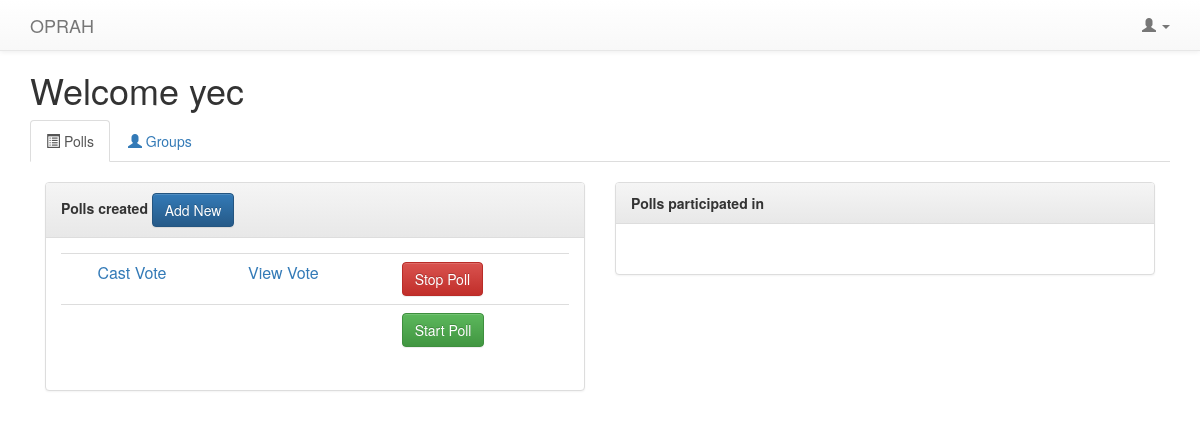
The page /polls/ (signed in) on the database as committed earlier.
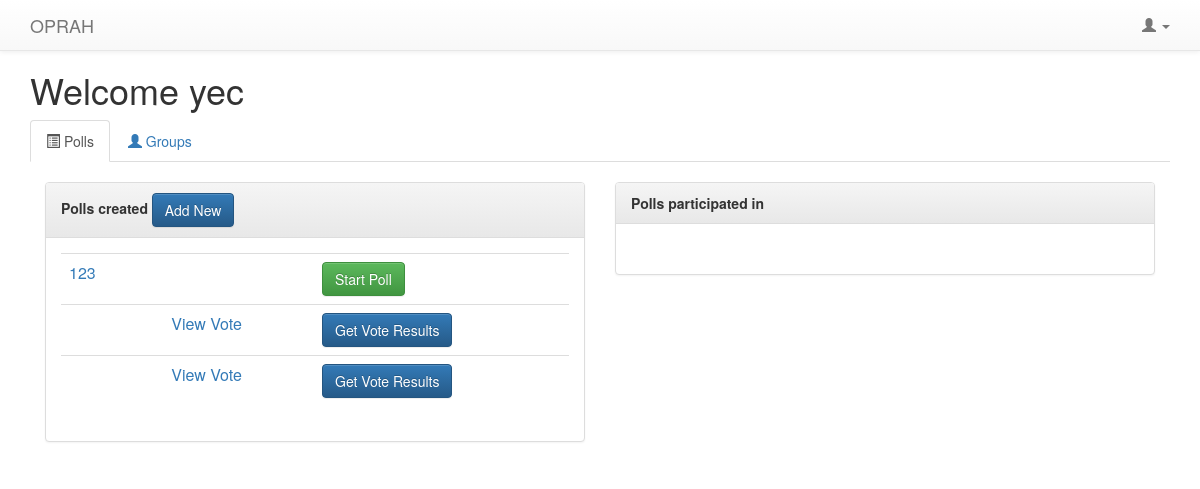
The same page on the database as committed later.
### polls/models.py (models this page shows, shortened)
@python_2_unicode_compatible
class Question(models.Model):
    question_text = models.CharField(max_length=20)
    question_desc = models.CharField(max_length=500, null=True, blank=True)
    image = models.CharField(max_length=500, default="https://pbs.twimg.com/media/B0eebrtIUAEVFad.jpg")
    pub_date = models.DateTimeField('date published')
    follow_up = models.OneToOneField('Question', on_delete=models.CASCADE, null = True, blank = True)
    question_owner = models.ForeignKey(User, null = True)
    question_voters = models.ManyToManyField(User, related_name='voters')
    status = models.IntegerField(default=1)
    display_pref = models.IntegerField(default=1)

### polls/views.py (the view)
class IndexView(generic.ListView):
    template_name = 'polls/index.html'
    context_object_name = 'question_list'
    def get_context_data(self, **kwargs):
        ctx = super(IndexView, self).get_context_data(**kwargs)
        ctx['groups'] = Group.objects.all()
        return ctx
    def get_queryset(self):
        return Question.objects.all().order_by('-pub_date')

### polls/templates/polls/index.html (shortened to what this page needs)
{% extends 'polls/base.html' %}
{% block content %}
<body>
    {% if user.is_authenticated %}
            <h1>Welcome {{ request.user.username }}</h1>
            <ul class="nav nav-tabs">
                <li class="active"><a data-toggle="tab" href="#home"><span class="glyphicon glyphicon-list-alt"></span> Polls</a></li>
                <li><a data-toggle="tab" href="#groups"><span class="glyphicon glyphicon-user"></span> Groups</a></li>
            </ul>
            <div class="tab-content">
            <div id="home" class="tab-pane active">
                <br />
                <div class="col-md-6">
                    <div class="panel panel-default">
                        <div class="panel-heading"><b>Polls created</b> <a href="{% url 'polls:AddStep1' %}"><span class="btn btn-primary">Add New</span></a></div>
                        <div class="panel-body">
                        <table class="table">
                        {% if question_list %}
                            {% for question in question_list %}
                                {% if question.question_owner == request.user %}
                                <tr>
                                    <td>
                                        <a href="{% url 'polls:setting_step1' question.id %}">{{ question.question_text }}</a>
                                    </td>
                                    <td>
                                        {% if question.status == 2 %}
                                        <a href="{% url 'polls:detail' question.id %}">Cast Vote</a>
                                        {% endif %}
                                    </td>
                                    <td>
                                        {% if question.status == 2 or question.status == 3 %}
                                        <a href="{% url 'polls:preferences' question.id %}">View Vote</a>
                                        {% endif %}
                                    </td>
                                    {% if question.status == 1 %}
                                        <td><span class="btn btn-success" data-toggle="modal" data-target="#confirm-start">Start Poll</span></td>
                                    {% elif question.status == 2 %}
                                        <td><span class="btn btn-danger" data-toggle="modal" data-target="#confirm-stop">Stop Poll</span></td>
                                    {% elif question.status == 3 %}
                                        <td>
                                            <a href="{% url 'polls:voteresults' question.id %}" class="btn btn-primary">Get Vote Results</a>
                                        </td>
                                    {% endif %}
                                </tr>
                                {% endif %}
                            {% endfor %}
                        {% endif %}
                        </table>
                        </div>
                    </div>
                </div>
                <div class="col-md-6">
                    <div class="panel panel-default">
                        <div class="panel-heading"><b>Polls participated in</b></div>
                        <div class="panel-body">
                        </div>
                    </div>
                </div>
            </div>
        </div>
    {% endif %}
</body>
{% endblock %}

### polls/templates/polls/base.html (shortened to what this page needs)
<html>
    <head>
        <link rel="stylesheet" href="//maxcdn.bootstrapcdn.com/bootstrap/3.2.0/css/bootstrap.min.css">
        <link rel="stylesheet" href="//maxcdn.bootstrapcdn.com/bootstrap/3.2.0/css/bootstrap-theme.min.css">
    </head>
    <body>
        <div class="container">
    <nav class="navbar navbar-default navbar-fixed-top">
      <div class="container">
        <div class="navbar-header">
             <a class="navbar-brand" href="/polls/">OPRAH</a>
                    </div>
                        {% if user.is_authenticated %}
                            <ul class="nav navbar-nav navbar-right">
                                 <li class="dropdown">
                                    <a class="dropdown-toggle" data-toggle="dropdown" href="#">
                                        <span class="glyphicon glyphicon-user"> </span>
                                        <span class="caret"></span>
                                    </a>
                                </li>
                            </ul>
                        {% else %}
                            <ul class="nav navbar-nav navbar-right">
                                <li><a href="/auth/register/"><span class="glyphicon glyphicon-user"></span> Sign Up </a></li>
                                <li><a href="/auth/login/"> <span class="glyphicon glyphicon-log-in"></span> Login </a></li>
                            </ul>
                        {% endif %}
                </div>
            </nav>
            <div class=".col-md-12">
                {% block content %}
                {% endblock %}
            </div>
        </div>
    </body>
</html>

### polls/templates/polls/base.html (style rules this page uses)
body { min-height: 1000px; padding-top: 50px; padding-bottom: 20px; }

Rows that differ between the two databases and show on the page:
added Question: question_text "123", status "Start Poll"
changed Question (number 2 of 3 on the later page): status "Cast Vote Stop Poll" → "Get Vote Results"
changed Question (number 3 of 3 on the later page): status "Start Poll" → "View Vote Get Vote Results"
